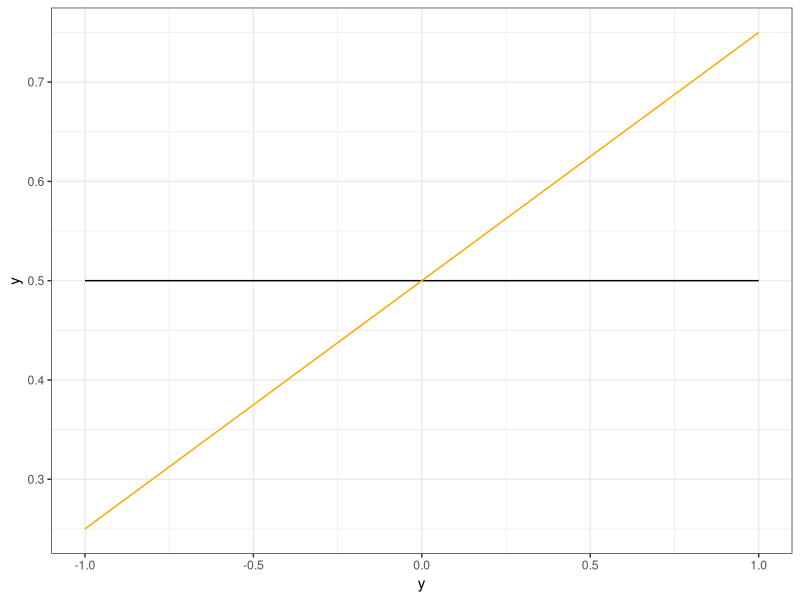
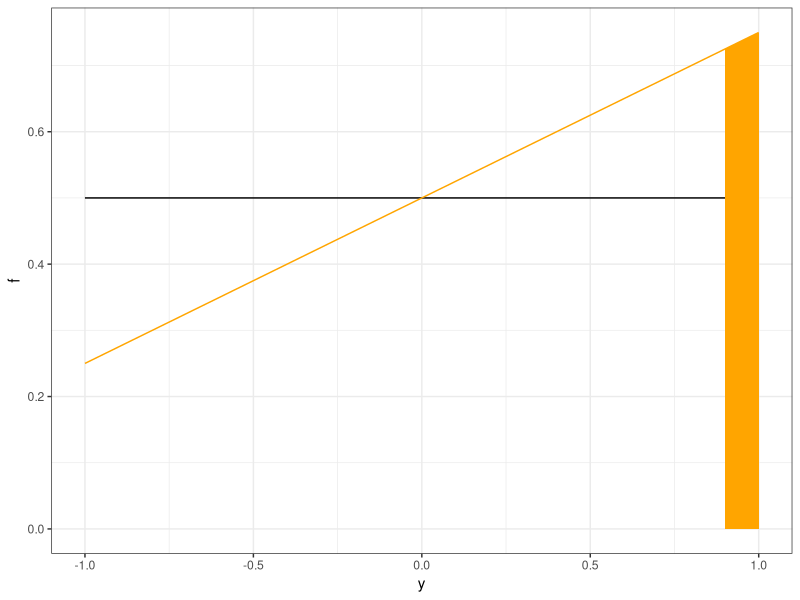

Recreate these plots in R, in order.
## ---- chunk 1
library(ggplot2)
f <- function(y, theta) {
  (1 + theta * y) / 2
}

ggplot(data = data.frame(y = c(-1, 1)), mapping = aes(x = y)) +
  stat_function(fun = f, args = list(theta = 0)) +
  stat_function(fun = f, args = list(theta = 0.5), color = "orange") +
  theme_bw()
## ---- chunk 2
library(ggplot2)
f <- function(y, theta) {
  (1 + theta * y) / 2
}

poly <- data.frame(
  y = c(0.9, 1, 1, 0.9, 0.9),
  f = c(0, 0, f(1, theta = 0.5), f(0.9, theta = 0.5), 0)
)

ggplot(data = data.frame(y = c(-1, 1)), mapping = aes(x = y)) +
  stat_function(fun = f, args = list(theta = 0)) +
  stat_function(fun = f, args = list(theta = 0.5), color = "orange") +
  geom_polygon(data = poly, mapping = aes(x = y, y = f), fill = "orange") +
  theme_bw()
